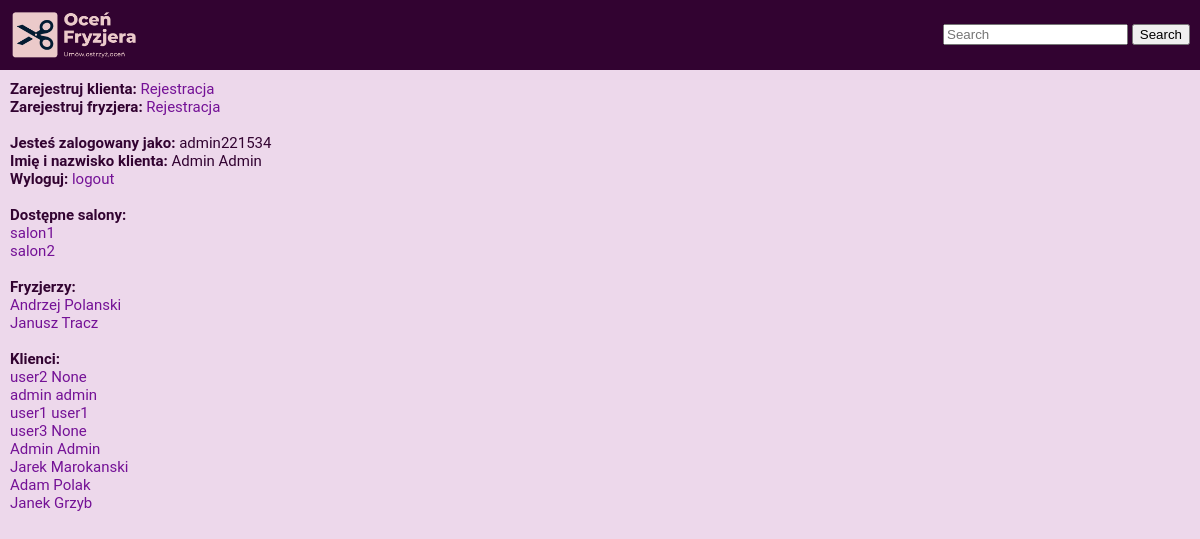
Page / (signed in) on the committed database.
### main/models.py (models this page shows, shortened)
class Klient(models.Model):
    imie = models.CharField(max_length=50, null=True)
    nazwisko = models.CharField(max_length=50, null=True)
    user = models.ForeignKey(User, on_delete=models.CASCADE, related_name='klient')
    staly_klient = models.BooleanField(default=False, null=True)
    nr_telefonu = models.CharField(max_length=20, null=True, blank=True)
    ulica = models.CharField(max_length=50, blank=True, null=True)
    nr_domu = models.IntegerField(default=0, blank=True, null=True)
    miasto = models.CharField(max_length=50, null=True)
    kod_pocztowy = models.CharField(max_length=20, null=True)

class Salon(models.Model):
    wlasciciel = models.ForeignKey(Fryzjer, on_delete=models.CASCADE, related_name='wlasciciel', null=True)
    fryzjer = models.ManyToManyField(Fryzjer, related_name='fryzjer')
    nazwa = models.CharField(max_length=50, default='NoName')
    NIP = models.CharField(max_length=25)
    regon = models.CharField(max_length=25)
    ulica = models.CharField(max_length=50, blank=True, null=True)
    nr_lokalu = models.IntegerField(default=0, blank=True, null=True)
    miasto = models.CharField(max_length=50)
    kod_pocztowy = models.CharField(max_length=20)
    nr_tel = models.CharField(max_length=20, default='no number')
    godzina_otwarcia = models.CharField(max_length=10, default='Brak')
    godzina_zamkniecia = models.CharField(max_length=10, default='Brak')

class Fryzjer(models.Model):
    user = models.ForeignKey(User, on_delete=models.CASCADE)
    imie = models.CharField(max_length=50, null=True)
    nazwisko = models.CharField(max_length=50, null=True)
    srednia_ocena = models.FloatField(blank=True, null=True)
    ulica = models.CharField(max_length=50, blank=True, null=True)
    nr_domu = models.IntegerField(default=0, blank=True, null=True)
    miasto = models.CharField(max_length=50, null=True)
    kod_pocztowy = models.CharField(max_length=20, null=True)
    nr_tel = models.CharField(max_length=20, default='no number')

### main/views.py (the view)
@login_required
def home(request):
    salony = Salon.objects.all()
    fryzjerzy = Fryzjer.objects.all()
    klienci = Klient.objects.all()
    user_klient = Klient.objects.all().filter(user=request.user).first()
    context = {
        'user_klient': user_klient,
        'salony': salony,
        'fryzjerzy': fryzjerzy,
        'klienci': klienci,
    }
    return render(request, 'main/home.html', context)

### main/templates/main/home.html
{% extends 'main/base.html' %}
{% block content %}
<div><span class="heading">Zarejestruj klienta:</span> <a href="{% url 'register' %}">Rejestracja</a></div>
<div><span class="heading">Zarejestruj fryzjera:</span> <a href="{% url 'barber_register' %}">Rejestracja</a></div>
<br>
{% if user.is_authenticated %}
<div><span class="heading">Jesteś zalogowany jako:</span> {{request.user.username}}</div>
<div><span class="heading">Imię i nazwisko klienta:</span> {{user_klient.imie}} {{user_klient.nazwisko}}</div>
<div><span class="heading">Wyloguj:</span> <a href ="{% url 'logout' %}">logout</a></div>
{% else %}
<div><span class="heading">Zaloguj:</span> <a href="{% url 'login' %}">login</a></div>
{% endif %}
<br>
<div><span class="heading">Dostępne salony:</span></div>
{% for salon in salony %}
<div><a href="{% url 'pokaz_salon' salon.id %}">{{salon.nazwa}}</a></div>
{% endfor %}
<br>
<div><span class="heading">Fryzjerzy:</span></div>
{% for fryzjer in fryzjerzy %}
<div><a href="{% url 'pokaz_fryzjera' fryzjer.id %}">{{fryzjer.imie}} {{fryzjer.nazwisko}}</a></div>
{% endfor %}
<br>
<div><span class="heading">Klienci:</span></div>
{% for klient in klienci %}
<div><a href="{% url 'pokaz_klienta' klient.id %}">{{klient.imie}} {{klient.nazwisko}}</a></div>
{% endfor %}
{% endblock %}

### main/static/ocen_fryzjera/style.css (style rules this page uses)
body { color: #320331; background-color: #edd8eb; margin: 0; padding: 0; font-size: 15px; font-family: "Roboto", "Lucida Grande", "DejaVu Sans", "Bitstream Vera Sans", Verdana, Arial, sans-serif; }
span.heading { font-weight: bold; }
a:link, a:visited { color: #741196; text-decoration:none; }

### rows in the picture
Klient: imie "Admin", nazwisko "Admin"
Salon: nazwa "salon1"
Salon: nazwa "salon2"
Fryzjer: imie "Andrzej", nazwisko "Polanski"
Fryzjer: imie "Janusz", nazwisko "Tracz"
Klient: imie "user2", nazwisko "None"
Klient: imie "admin", nazwisko "admin"
Klient: imie "user1", nazwisko "user1"
Klient: imie "user3", nazwisko "None"
Klient: imie "Jarek", nazwisko "Marokanski"
Klient: imie "Adam", nazwisko "Polak"
Klient: imie "Janek", nazwisko "Grzyb"

### other values in the picture
{{ request.user.username }} "admin221534"
